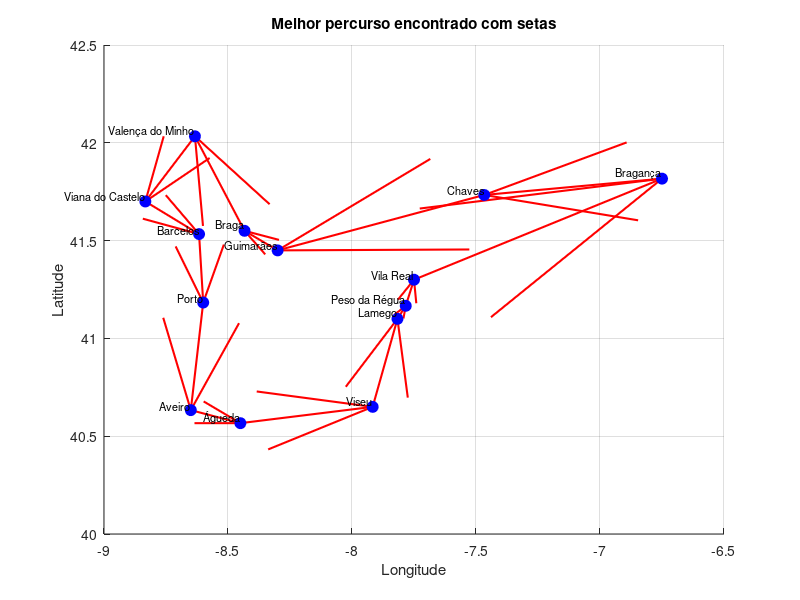

The MATLAB script that drew this image:
% Coordenadas das cidades (latitude, longitude)
cidades = [
    41.8167, -6.7500;  % Bragança
    41.3000, -7.7500;  % Vila Real
    41.7333, -7.4667;  % Chaves
    41.4500, -8.3000;  % Guimarães
    41.5500, -8.4333;  % Braga
    41.7000, -8.8333;  % Viana do Castelo
    42.0333, -8.6333;  % Valença do Minho
    41.5333, -8.6167;  % Barcelos
    41.1833, -8.6000;  % Porto
    40.6333, -8.6500;  % Aveiro
    40.5667, -8.4500;  % Águeda
    40.6500, -7.9167;  % Viseu
    41.1000, -7.8167;  % Lamego
    41.1667, -7.7833;  % Peso da Régua
];

n = size(cidades, 1);  % Número de cidades

% Nomes das cidades
nomes = { ...
    'Bragança', 'Vila Real', 'Chaves', 'Guimarães', 'Braga', ...
    'Viana do Castelo', 'Valença do Minho', 'Barcelos', 'Porto', ...
    'Aveiro', 'Águeda', 'Viseu', 'Lamego', 'Peso da Régua' ...
};

% calculo de distancia entre dois pontos
distancia = @(c1, c2) sqrt((c1(1) - c2(1))^2 + (c1(2) - c2(2))^2)

% Função de custo (soma total das distâncias no percurso)
calculaCusto = @(percurso) sum(arrayfun(@(i) distancia(cidades(percurso(i), :), cidades(percurso(mod(i, n) + 1), :)), 1:n));

% Parâmetros do Simulated Annealing
T_inicial = 100;      % Temperatura inicial
T_final = 1e-3;       % Temperatura final
alpha = 0.99;         % Fator de redução da temperatura
iteracoes = 100;      % Iterações por temperatura

% Inicialização
percursoAtual = randperm(n);
custoAtual = calculaCusto(percursoAtual);
melhorPercurso = percursoAtual;
melhorCusto = custoAtual;

T = T_inicial;

% Algoritmo Simulated Annealing
while T > T_final
    for k = 1:iteracoes
        % Geração de um vizinho (troca de duas cidades aleatórias)
        vizinho = percursoAtual;
        idx = randperm(n, 2);
        vizinho(idx) = vizinho(flip(idx));
        
        % Cálculo do custo do vizinho
        custoVizinho = calculaCusto(vizinho);
        
        % Decisão de aceitação
        delta = custoVizinho - custoAtual;
        if delta < 0 || rand < exp(-delta / T)
            percursoAtual = vizinho;
            custoAtual = custoVizinho;
        end
        
        % Atualização do melhor percurso encontrado
        if custoAtual < melhorCusto
            melhorPercurso = percursoAtual;
            melhorCusto = custoAtual;
        end
    end
    % Atualização da temperatura
    T = T * alpha;
end

% Resultados
disp('Melhor percurso encontrado:');
disp(melhorPercurso);
disp('Distância total:');
disp(melhorCusto);

% Visualização do percurso
figure;
hold on;
for i = 1:n
    % Coordenadas da cidade atual e da próxima no percurso
    cidadeAtual = cidades(melhorPercurso(i), :);
    cidadeProxima = cidades(melhorPercurso(mod(i, n) + 1), :);
    
    % Calcular a diferença entre as cidades para determinar a direção
    dx = cidadeProxima(2) - cidadeAtual(2);  % Diferença em longitude
    dy = cidadeProxima(1) - cidadeAtual(1);  % Diferença em latitude
    
    % Desenhar uma seta usando 'quiver'
    quiver(cidadeAtual(2), cidadeAtual(1), dx, dy, 0, 'r', 'LineWidth', 1.5, 'MaxHeadSize', 0.5);
end

% Adicionar as cidades como pontos e mostrar os nomes
plot(cidades(:, 2), cidades(:, 1), 'bo', 'MarkerSize', 8, 'MarkerFaceColor', 'b');
for i = 1:n
    % Adicionar o nome de cada cidade próximo ao ponto
    text(cidades(i, 2), cidades(i, 1), nomes{i}, 'VerticalAlignment', 'bottom', 'HorizontalAlignment', 'right', 'FontSize', 8);
end

title('Melhor percurso encontrado com setas');
xlabel('Longitude');
ylabel('Latitude');
grid on;
hold off;
